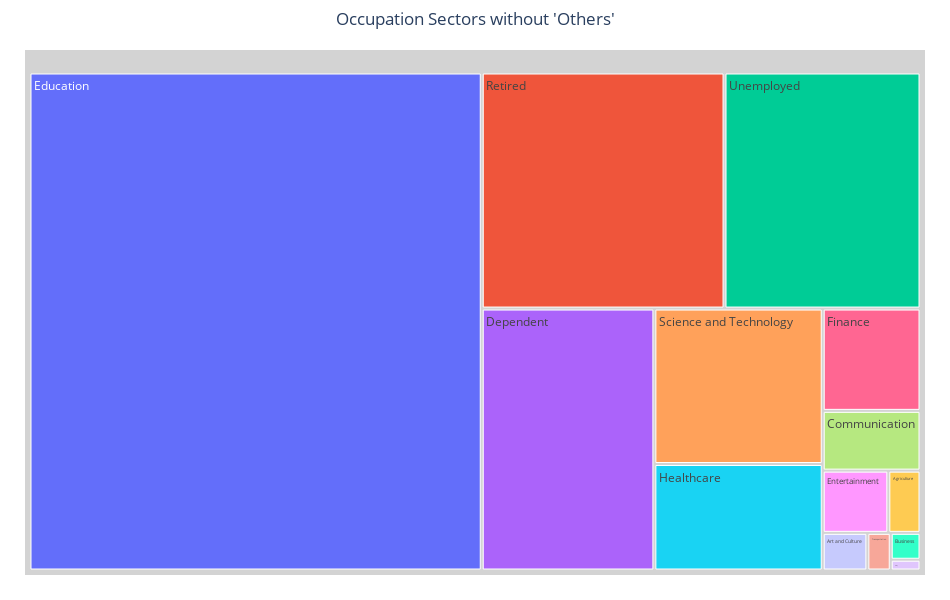

The cell this chart's notebook holds for it:
### Markdown cell above
The above distribution shows the various sectors represented by the data. Using a treemap and excluding occupations labelled as 'Others' we have the following:

### Code cell
# Filter DataFrame to exclude 'Other' sector
df_filtered = df[df['Occupation Sector'] != 'Other']

# Create treemap plot
fig = px.treemap(df_filtered, path=['Occupation Sector'])

# Update layout
fig.update_layout(
    height=600,
    width=950,
    title_text="Occupation Sectors without 'Others'",
    title_x=0.5
)

fig.data[0].hovertemplate = "Sector: %{label} <br>Count: %{value}"

fig.update_traces(root_color="lightgrey")
fig.update_layout(margin=dict(t=50, l=25, r=25, b=25))

# Show the plot
fig.show()

### Figure 1 — Plotly figure (JSON) as saved in the notebook; plotly's stock layout.template omitted (floating-point values rounded to 4 significant figures)
{"data": [{"branchvalues": "total", "domain": {"x": [0, 1], "y": [0, 1]}, "hovertemplate": "Sector: %{label} <br>Count: %{value}", "ids": ["Agriculture", "Art and Culture", "Business", "Communication", "Dependent", "Education", "Entertainment", "Finance", "Healthcare", "Military", "Retired", "Science and Technology", "Transportation", "Unemployed"], "labels": ["Agriculture", "Art and Culture", "Business", "Communication", "Dependent", "Education", "Entertainment", "Finance", "Healthcare", "Military", "Retired", "Science and Technology", "Transportation", "Unemployed"], "name": "", "parents": ["", "", "", "", "", "", "", "", "", "", "", "", "", ""], "root": {"color": "lightgrey"}, "type": "treemap", "values": [25, 21, 10, 73, 565, 2814, 51, 125, 224, 4, 716, 327, 11, 578]}], "layout": {"height": 600, "legend": {"tracegroupgap": 0}, "margin": {"b": 25, "l": 25, "r": 25, "t": 50}, "title": {"text": "Occupation Sectors without 'Others'", "x": 0.5}, "width": 950}}
